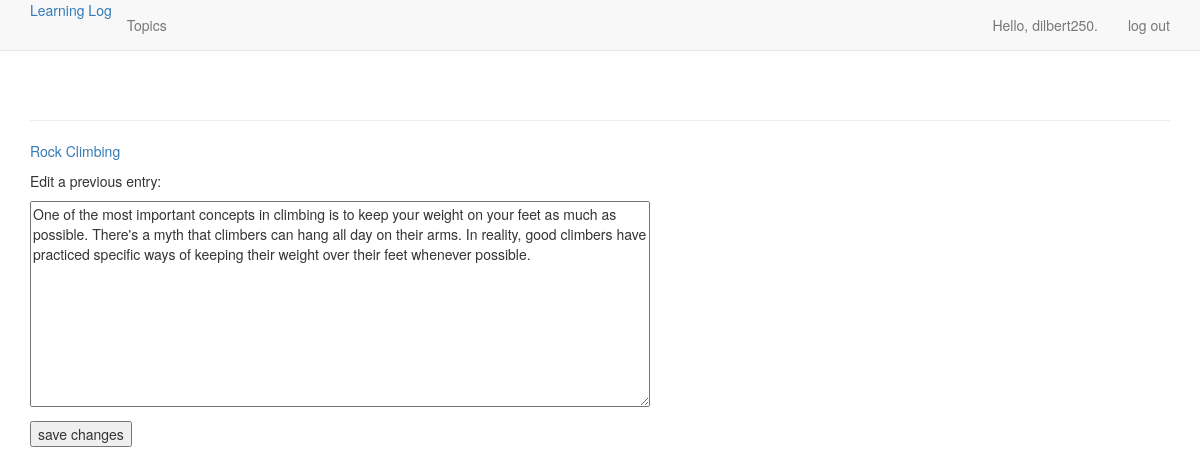
The app's page /edit_entry/3/ (signed in) with its own data.
### learning_logs/models.py (models this page shows, shortened)
class Topic(models.Model):
    text = models.CharField(max_length=200)
    date_added = models.DateTimeField(auto_now_add=True)
    owner = models.ForeignKey(User, on_delete=models.CASCADE)
    def __str__(self):
        return self.text

class Entry(models.Model):
    topic = models.ForeignKey(Topic, on_delete=models.CASCADE)
    text = models.TextField()
    date_added = models.DateTimeField(auto_now_add=True)
    class Meta:
        verbose_name_plural = 'entries'

### learning_logs/views.py (the view)
# urls.py: path('edit_entry/<int:entry_id>/', views.edit_entry, name='edit_entry'),
@login_required
def edit_entry(request, entry_id):
    entry = Entry.objects.get(id=entry_id)
    topic = entry.topic
    check_user(request, topic)
    if request.method != 'POST':
        form = EntryForm(instance=entry)
    else:
        form = EntryForm(instance=entry, data=request.POST)
        if form.is_valid():
            form.save()
            return HttpResponseRedirect(reverse('learning_logs:topic', args=[topic.id]))
    context = {'entry': entry, 'topic': topic, 'form': form}
    return render(request, 'learning_logs/edit_entry.html', context)

### learning_logs/forms.py
class EntryForm(forms.ModelForm):
    class Meta:
        model = Entry
        fields = ['text']
        labels = {'text': ''}
        widgets = {'text': forms.Textarea(attrs={'cols': 80})}

### learning_logs/views.py (called while the page is built)
def check_user(request, topic):
    if topic.owner != request.user:
        raise Http404
    return

### learning_logs/templates/learning_logs/edit_entry.html (shortened to what this page needs)
{% extends 'learning_logs/base.html' %}
{% block content %}
<p><a href="{% url 'learning_logs:topic' topic.id %}">{{ topic }}</a></p>
<p>Edit a previous entry:</p>
<form action="{%url 'learning_logs:edit_entry' entry.id %}" method='post'>
    {{ form.as_p }}
    <button name="submit">save changes</button>
</form>
{% endblock content %}

### learning_logs/templates/learning_logs/base.html (shortened to what this page needs)
{% load bootstrap3 %}
<!DOCTYPE html>
<html lang='en'>
    <head>
        {% bootstrap_css %}
    </head>
    <body>
        <nav class="navbar navbar-default navbar-static-top">
            <div class="container">
                <div class="navbar-header">
                    <a c;ass="navbar-brand" href="{% url 'learning_logs:index' %}">Learning Log</a>
                </div>
                <div id="navbar" class="navbar-collapse collapse">
                    <ul class="nav navbar-nav">
                        <li><a href="{% url 'learning_logs:topics' %}">Topics</a></li>
                    </ul>
                    <ul class="nav navbar-nav navbar-right">
                        {% if user.is_authenticated %}
                            <li><a>Hello, {{user.username}}.</a></li>
                            <li><a href="{% url 'users:logout' %}">log out</a></li>
                        {% else %}
                            <li><a href="{% url 'users:register' %}">register</a></li>
                            <li><a href="{% url 'users:login' %}">login</a></li>
                        {% endif %}
                    </ul>
                </div>
            </div>
        </nav>
        <div class="container">
            <div class="page-header">
            </div>
            <div>
                {% block content %}{% endblock content %}
            </div>
        </div>
    </body>
</html>

### records on screen
Topic: text "Rock Climbing"
Entry: text "One of the most important concepts in climbing is to keep your weight on your feet as much as possible. There's a myth that climbers can hang all day on their arms. In reality, good climbers have practiced specific ways of keeping their weight over their feet whenever possible."

### other values on screen
{{ user.username }} "dilbert250"
